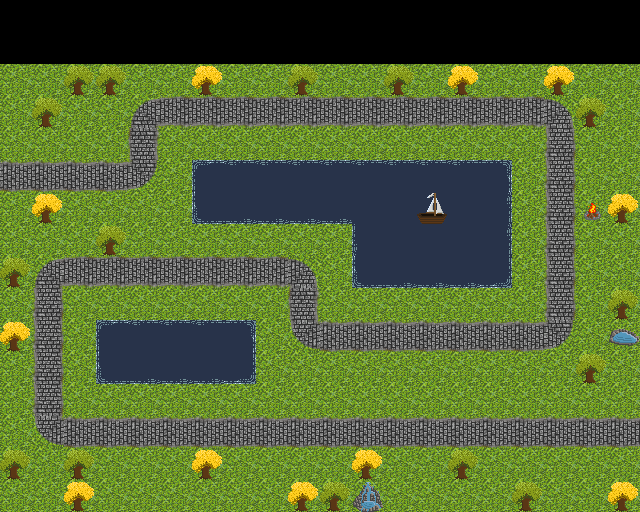

A 2D game scene composited from a Tiled map and its tileset images. What follows is a short description and the map's XML, with each tile layer's data collapsed to a summary:
An orthogonal 20x16 tile map with 32x32 px tiles, 4 tile layers (Background, Path, Foreground, Objects).

<map version="1.0" orientation="orthogonal" width="20" height="16" tilewidth="32" tileheight="32">
 <tileset firstgid="1" name="Tiles" tilewidth="32" tileheight="32">
  <image source="../packer/tiles.png" width="256" height="256" />
 </tileset>
 <layer name="Background" width="20" height="16">
  <data>[320 cells, 280 non-empty, 1 distinct tile ids]</data>
 </layer>
 <layer name="Path" width="20" height="16">
  <data>[320 cells, 68 non-empty, 4 distinct tile ids]</data>
 </layer>
 <layer name="Foreground" width="20" height="16">
  <data>[320 cells, 42 non-empty, 4 distinct tile ids]</data>
 </layer>
 <layer name="Objects" width="20" height="16">
  <data>[320 cells, 31 non-empty, 7 distinct tile ids]</data>
 </layer>
</map>
